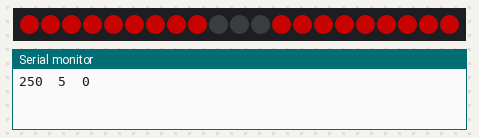
Bench run of a sketch on a simulated Arduino Nano, built with avr-gcc and run on an emulated ATmega328P. Parts: 21 RGB LEDs in strip order, left to right, the last lines printed to the serial monitor. Dim RGB values are drawn brighter than linear.

Above: at 0.12 s.
At 4.9 s:
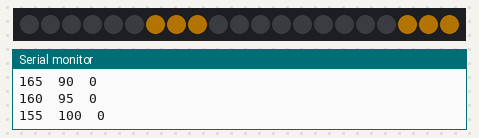
At 9.68 s:
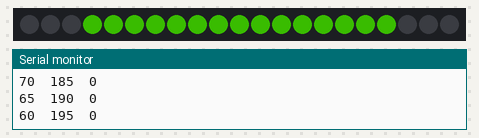
At 19.23 s:
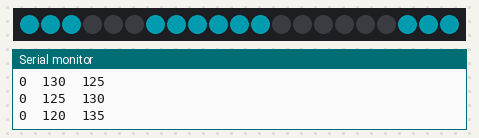
At 28.79 s:
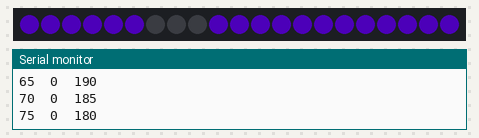
At 38.34 s:
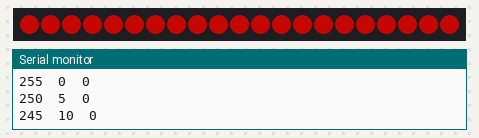

The sketch:

Digit_Display_Single_Digit_Example.ino
```cpp
/*
  Digit Display Single Digit Example
  Justin Kirk 2020
  info@makerinchief.com
  www.makerinchief.com

  Use with Digit Display Kit
  https://makerinchief.store/product/led-digit-display-kit/


  The Digit Display uses 7 segments of WS2812B LEDs to display numbers 0-9 and
  a few other characters.  The characters are displayed by turning off or on a set
  of segments.  There are 7 segments in the digit and are labeled as follows:

              B
          - - - - -
        |           |
        |           |
      A |           | C
        |           |
  IN ->  |     D     |
          - - - - -
        |           | -> OUT
        |           |
      E |           | G
        |           |
        |           |
          - - - - -
              F


      Essentially, the digit is a single strip of LEDs, broken up into 7 segments of 3.  By turning on or off segments,
      we can display a character.  For example, to display the number 1, you would turn on segment C and G while turning off
      the rest.  Using WS2812B LEDs, you can also control the color of each pixel offering a wide range of color options.

      This example shows how to set the color of a digit and display the numbers 0-9.  See comments for more notes.

      Enjoy!


*/


//Use the FastLED library to control the WS2812 LEDs.
#include <FastLED.h>

//The analog pin 0 of the Arduino Nano is used just for convience.  Any GPIO pin can be used.
const int LED_PIN = 14; //Analog Pin A0 GPIO number

//Essentially, we are creating a long single strip of leds which get broken up into segments based on the following:

//Number of total digits
const int DIGIT_COUNT = 1;

//Number of leds in each segment
const int SEGMENT_COUNT = 3;

//Number of segments for all digits
//Each digt needs 7 segments
const int SEGMENTS_TOTAL =  7 * DIGIT_COUNT;

//Number of total leds for all digits
const int LED_COUNT = 7 * SEGMENT_COUNT * DIGIT_COUNT;

//For creating numbers in display
int LED_SEGMENTS[SEGMENTS_TOTAL][SEGMENT_COUNT] = {0};
int lsIndex = 0;


//All leds of all digits display connected
CRGB digitLeds[LED_COUNT];


//We create our colors by addjusting the RGB values of the LED

CRGB red = CRGB(255, 0, 0);
CRGB green = CRGB(0, 255, 0);
CRGB blue = CRGB(0, 0, 255);
CRGB cyan = CRGB(0, 255, 255);

//We can also create a palette if we want
CRGB colors[] = {CRGB(255, 0, 0),
                 CRGB(0, 255, 0),
                 CRGB(0, 0, 255),
                 CRGB(255, 255, 0),
                 CRGB(255, 0, 255),
                 CRGB(0, 255, 255),
                 CRGB(255, 255, 255),
                 CRGB(180, 100, 0),
                 CRGB(100, 100, 0),
                 CRGB(180, 100, 180),
                };

//Or even define a color dyanmically.
CRGB currentColor;

//Then we can define the values later
byte redVal = 255;
byte greenVal = 0;
byte blueVal = 0;

//This will be the number we display
int currentNumber = 0;


void setup() {

  //For debugging
  Serial.begin(9600);

  //Create the FastLED instance
  FastLED.addLeds<WS2812B, LED_PIN, GRB>(digitLeds, LED_COUNT);

  //Can set the brightness between 0 and 255
  FastLED.setBrightness(100);

  //Create the array of leds used to turn on each segment
  for (int i = 0; i < SEGMENTS_TOTAL; i++ ) {
    for (int j = 0; j < SEGMENT_COUNT; j++) {
      LED_SEGMENTS[i][j] = lsIndex;
      lsIndex += 1;
    }
  }

}


void loop() {

  //Simple script to cycle through the numbers 0 - 9 while fading through all the colors

  //Cycle through each color value
  if (redVal > 0 && blueVal == 0) {
    redVal -= 5;
    greenVal += 5;
  }

  if (greenVal > 0 && redVal == 0) {
    greenVal -= 5;
    blueVal += 5;
  }

  if (blueVal > 0 && greenVal == 0) {
    blueVal -= 5;
    redVal += 5;
  }

  //Print each color value
  Serial.print(redVal);
  Serial.print("  ");
  Serial.print(greenVal);
  Serial.print("  ");
  Serial.println(blueVal);

  //Assign each value
  currentColor = CRGB(redVal, greenVal, blueVal);

  //Display the number with the color
  showNumber(currentNumber, currentColor);

  //Count
  currentNumber += 1;

  //The max number is based on the number of digits you have connecected.
  //With a single digit, the max is 9, with two digits, 99, etc.
  if (currentNumber >= 9) {
    currentNumber = 0;
  }

  //Update the Fast LED instance
  FastLED.show();

  //Wait a bit just to make reading the digit easier
  delay(250);

}


//Assisgns the number and color to a digit in the chain
//It will display the number from highest decimal place to lowest

void showNumber(int number, CRGB numberColor) {

  //Get the decimal place of the current number being displayed
  for (byte decPlace = 1; decPlace <= DIGIT_COUNT; decPlace++) {
    int remainder = number % 10;
    displayDigit(DIGIT_COUNT - decPlace, remainder, numberColor);
    number /= 10;
  }

}

//Controls the digits segments to display the character
void displayDigit(byte digitNum, byte number, CRGB displayColor ) {

  byte a = 1 << 6;
  byte b = 1 << 5;
  byte c = 1 << 4;
  byte d = 1 << 3;
  byte e = 1 << 2;
  byte f = 1 << 1;
  byte g = 1 << 0;

  byte numSegments;

  switch (number) {

    case 0:
      numSegments = a | b | c | e | f | g;
      break;

    case 1:
      numSegments = c | g;
      break;

    case 2:
      numSegments =  b | c | d | e | f;
      break;

    case 3:
      numSegments = b | c | d | f | g;
      break;

    case 4:
      numSegments = a | c | d | g;
      break;

    case 5:
      numSegments = a | b | d | f | g;
      break;

    case 6:
      numSegments =  a | b | d | e | f | g;
      break;

    case 7:
      numSegments = b | c | g;
      break;

    case 8:
      numSegments = a | b | c | d | e | f | g;
      break;

    case 9:
      numSegments = a | b | c | d | g;
      break;
  }


  for (byte ledSegment = 0; ledSegment < 7; ledSegment++) {
    if ((numSegments & 1 << (6 - ledSegment)) == 0) {
      segmentOff(ledSegment + 7 * digitNum);
    } else {
      segmentOn(ledSegment + 7 * digitNum, displayColor);
    }
  }
}


void segmentOn(int segmentNum, CRGB onColor) {
  for (int i = 0; i < SEGMENT_COUNT; i++) {
    digitLeds[LED_SEGMENTS[segmentNum][i]] = onColor;
  }
}

void segmentOff(int segmentNum) {
  for (int i = 0; i < SEGMENT_COUNT; i++) {
    digitLeds[LED_SEGMENTS[segmentNum][i]] = CRGB(0, 0, 0);
  }
}
```
